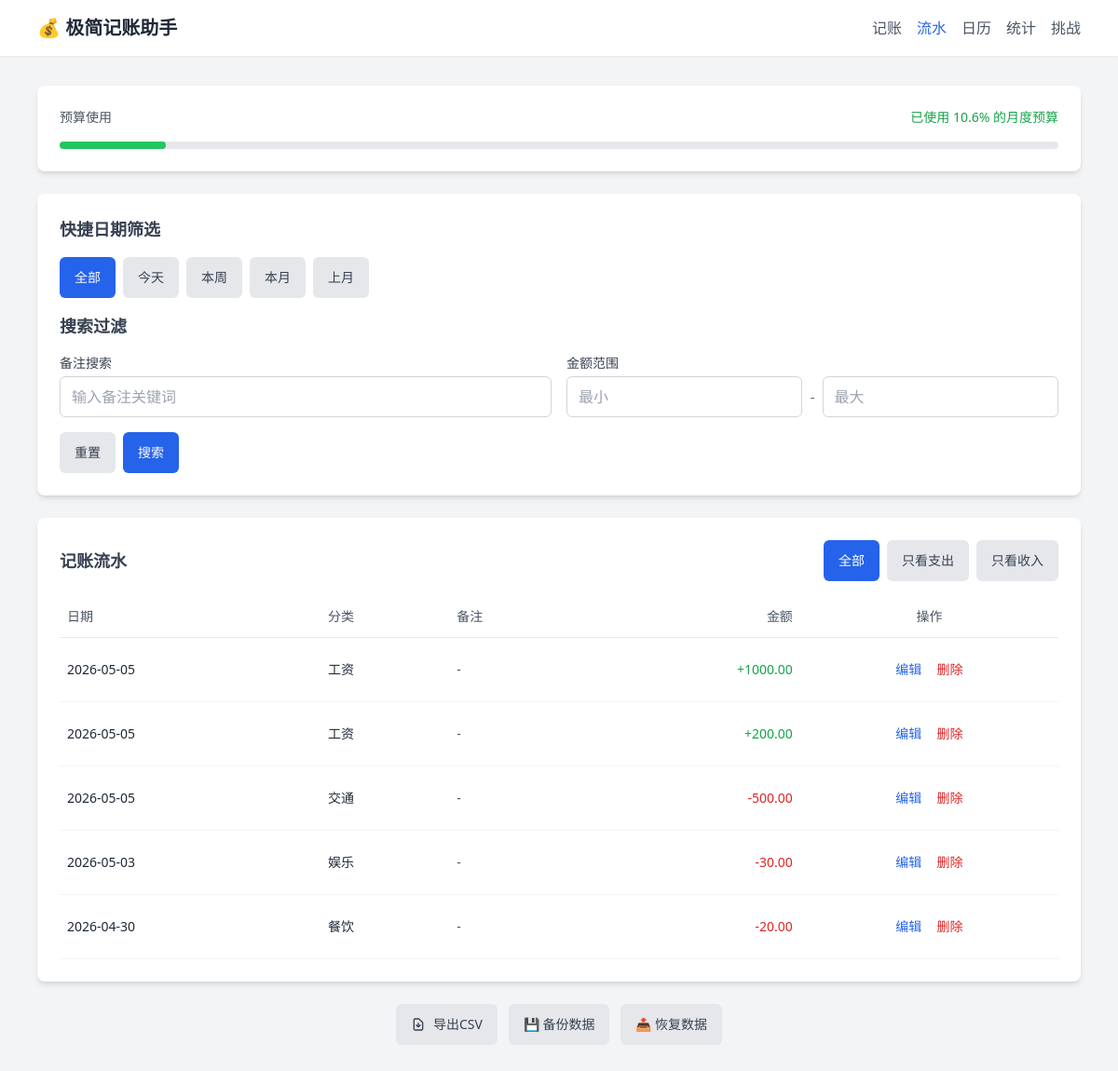
Page /records on the committed database.
### models.py (models this page shows, shortened)
class Record(db.Model):
    id = db.Column(db.Integer, primary_key=True)
    amount = db.Column(db.Float, nullable=False)
    type = db.Column(db.String(10), nullable=False)
    category = db.Column(db.String(20), nullable=False)
    note = db.Column(db.String(200), nullable=True)
    date = db.Column(db.Date, nullable=False)

### app.py (the view, shortened to what this page needs)
@app.route('/records')
def records():
    filter_type = request.args.get('filter', 'all')
    date_range = request.args.get('range', 'all')
    search = request.args.get('search', '').strip()
    min_amount = request.args.get('min', type=float)
    max_amount = request.args.get('max', type=float)
    specific_date = request.args.get('date', '')
    query = Record.query
    if filter_type == 'expense':
        query = query.filter_by(type='expense')
    elif filter_type == 'income':
        query = query.filter_by(type='income')
    today = date.today()
    if specific_date:
        query = query.filter(Record.date == datetime.strptime(specific_date, '%Y-%m-%d').date())
    else:
        if date_range == 'today':
            query = query.filter(Record.date == today)
        elif date_range == 'week':
            start_of_week = today - timedelta(days=today.weekday())
            query = query.filter(Record.date >= start_of_week)
        elif date_range == 'month':
            first_day = date(today.year, today.month, 1)
            query = query.filter(Record.date >= first_day)
    if search:
        query = query.filter(Record.note.ilike(f'%{search}%'))
    if min_amount is not None:
        query = query.filter(Record.amount >= min_amount)
    if max_amount is not None:
        query = query.filter(Record.amount <= max_amount)
    records_list = query.order_by(Record.date.desc(), Record.id.desc()).all()
    stats = get_month_stats()
    return render_template('records.html', records=records_list, filter_type=filter_type,
                           date_range=date_range, search=search, min_amount=min_amount,
                           max_amount=max_amount, stats=stats, specific_date=specific_date)

### app.py (called while the page is built)
def get_month_stats(for_date=None):
    if for_date is None:
        for_date = date.today()
    first_day_of_month = date(for_date.year, for_date.month, 1)
    month_records = Record.query.filter(Record.date >= first_day_of_month).all()
    total_income = sum(r.amount for r in month_records if r.type == 'income')
    total_expense = sum(r.amount for r in month_records if r.type == 'expense')
    balance = total_income - total_expense
    budget = get_budget()
    budget_percentage = (total_expense / budget * 100) if budget > 0 else 0
    return {
        'total_income': total_income,
        'total_expense': total_expense,
        'balance': balance,
        'budget': budget,
        'budget_percentage': budget_percentage
    }

### models.py (called while the page is built)
def get_budget():
    config = Config.query.filter_by(key='monthly_budget').first()
    return float(config.value) if config else 5000.0

### templates/records.html (shortened to what this page needs)
<!DOCTYPE html>
<html lang="zh-CN">
<head>
    <script src="https://cdn.tailwindcss.com"></script>
</head>
<body class="bg-gray-100 min-h-screen">
    <nav class="bg-white shadow-sm">
        <div class="max-w-6xl mx-auto px-4 py-4">
            <div class="flex justify-between items-center flex-wrap gap-2">
                <h1 class="text-xl font-bold text-gray-800">💰 极简记账助手</h1>
                <div class="flex flex-wrap gap-2 sm:gap-4">
                    <a href="/" class="text-gray-600 hover:text-gray-800">记账</a>
                    <a href="/records" class="text-blue-600 hover:text-blue-800 font-medium">流水</a>
                    <a href="/calendar" class="text-gray-600 hover:text-gray-800">日历</a>
                    <a href="/stats" class="text-gray-600 hover:text-gray-800">统计</a>
                    <a href="/challenges" class="text-gray-600 hover:text-gray-800">挑战</a>
                </div>
            </div>
        </div>
    </nav>
    <main class="max-w-6xl mx-auto px-4 py-8">
        <div class="bg-white rounded-lg shadow-md p-4 sm:p-6 mb-6">
            <div class="flex flex-col sm:flex-row sm:items-center sm:justify-between mb-4">
                <span class="text-sm text-gray-600">预算使用</span>
                <span class="text-sm font-medium {{ 'text-green-600' if stats.budget_percentage < 80 else ('text-orange-500' if stats.budget_percentage < 100 else 'text-red-600') }}">
                    已使用 {{ "%.1f"|format(stats.budget_percentage) }}% 的月度预算
                </span>
            </div>
            <div class="w-full bg-gray-200 rounded-full h-2">
                <div class="h-2 rounded-full transition-all {{ 'bg-green-500' if stats.budget_percentage < 80 else ('bg-orange-500' if stats.budget_percentage < 100 else 'bg-red-500') }}"
                    style="width: {{ stats.budget_percentage if stats.budget_percentage < 100 else 100 }}%"></div>
            </div>
        </div>
        <div class="bg-white rounded-lg shadow-md p-4 sm:p-6 mb-6">
            <h2 class="text-lg font-semibold text-gray-700 mb-4">快捷日期筛选</h2>
            <div class="flex flex-wrap gap-2 mb-4">
                <a href="/records?range=all&filter={{ filter_type }}"
                    class="px-4 py-2 rounded-md text-sm font-medium {{ 'bg-blue-600 text-white' if date_range == 'all' else 'bg-gray-200 text-gray-700 hover:bg-gray-300' }} min-h-[44px] flex items-center">
                    全部
                </a>
                <a href="/records?range=today&filter={{ filter_type }}"
                    class="px-4 py-2 rounded-md text-sm font-medium {{ 'bg-blue-600 text-white' if date_range == 'today' else 'bg-gray-200 text-gray-700 hover:bg-gray-300' }} min-h-[44px] flex items-center">
                    今天
                </a>
                <a href="/records?range=week&filter={{ filter_type }}"
                    class="px-4 py-2 rounded-md text-sm font-medium {{ 'bg-blue-600 text-white' if date_range == 'week' else 'bg-gray-200 text-gray-700 hover:bg-gray-300' }} min-h-[44px] flex items-center">
                    本周
                </a>
                <a href="/records?range=month&filter={{ filter_type }}"
                    class="px-4 py-2 rounded-md text-sm font-medium {{ 'bg-blue-600 text-white' if date_range == 'month' else 'bg-gray-200 text-gray-700 hover:bg-gray-300' }} min-h-[44px] flex items-center">
                    本月
                </a>
                <a href="/records?range=last_month&filter={{ filter_type }}"
                    class="px-4 py-2 rounded-md text-sm font-medium {{ 'bg-blue-600 text-white' if date_range == 'last_month' else 'bg-gray-200 text-gray-700 hover:bg-gray-300' }} min-h-[44px] flex items-center">
                    上月
                </a>
            </div>
            <h2 class="text-lg font-semibold text-gray-700 mb-4">搜索过滤</h2>
            <form action="/records" method="GET" class="space-y-4">
                <div class="grid grid-cols-1 sm:grid-cols-2 gap-4">
                    <div>
                        <label class="block text-sm font-medium text-gray-700 mb-1">备注搜索</label>
                        <input type="text" name="search" value="{{ search }}"
                            class="w-full px-3 py-2 border border-gray-300 rounded-md focus:outline-none focus:ring-2 focus:ring-blue-500 min-h-[44px]"
                            placeholder="输入备注关键词">
                    </div>
                    <div>
                        <label class="block text-sm font-medium text-gray-700 mb-1">金额范围</label>
                        <div class="flex items-center space-x-2">
                            <input type="number" name="min" value="{{ min_amount if min_amount else '' }}" step="0.01" min="0"
                                class="w-full px-3 py-2 border border-gray-300 rounded-md focus:outline-none focus:ring-2 focus:ring-blue-500 min-h-[44px]"
                                placeholder="最小">
                            <span class="text-gray-500">-</span>
                            <input type="number" name="max" value="{{ max_amount if max_amount else '' }}" step="0.01" min="0"
                                class="w-full px-3 py-2 border border-gray-300 rounded-md focus:outline-none focus:ring-2 focus:ring-blue-500 min-h-[44px]"
                                placeholder="最大">
                        </div>
                    </div>
                </div>
                <div class="flex flex-wrap gap-2">
                    <a href="/records"
                        class="px-4 py-2 bg-gray-200 text-gray-700 rounded-md hover:bg-gray-300 transition-colors text-sm min-h-[44px] flex items-center">
                        重置
                    </a>
                    <button type="submit"
                        class="px-4 py-2 bg-blue-600 text-white rounded-md hover:bg-blue-700 transition-colors text-sm min-h-[44px] flex items-center">
                        搜索
                    </button>
                </div>
            </form>
        </div>
        <div class="bg-white rounded-lg shadow-md p-4 sm:p-6">
            <div class="flex flex-col sm:flex-row justify-between items-start sm:items-center mb-4 gap-4">
                <h2 class="text-lg font-semibold text-gray-700">记账流水</h2>
                <div class="flex flex-wrap space-x-2">
                    <a href="/records?range={{ date_range }}&filter=all{% if search %}&search={{ search }}{% endif %}{% if min_amount %}&min={{ min_amount }}{% endif %}{% if max_amount %}&max={{ max_amount }}{% endif %}"
                        class="px-4 py-2 rounded-md text-sm font-medium {{ 'bg-blue-600 text-white' if filter_type == 'all' else 'bg-gray-200 text-gray-700 hover:bg-gray-300' }} min-h-[44px] flex items-center">
                        全部
                    </a>
                    <a href="/records?range={{ date_range }}&filter=expense{% if search %}&search={{ search }}{% endif %}{% if min_amount %}&min={{ min_amount }}{% endif %}{% if max_amount %}&max={{ max_amount }}{% endif %}"
                        class="px-4 py-2 rounded-md text-sm font-medium {{ 'bg-red-600 text-white' if filter_type == 'expense' else 'bg-gray-200 text-gray-700 hover:bg-gray-300' }} min-h-[44px] flex items-center">
                        只看支出
                    </a>
                    <a href="/records?range={{ date_range }}&filter=income{% if search %}&search={{ search }}{% endif %}{% if min_amount %}&min={{ min_amount }}{% endif %}{% if max_amount %}&max={{ max_amount }}{% endif %}"
                        class="px-4 py-2 rounded-md text-sm font-medium {{ 'bg-green-600 text-white' if filter_type == 'income' else 'bg-gray-200 text-gray-700 hover:bg-gray-300' }} min-h-[44px] flex items-center">
                        只看收入
                    </a>
                </div>
            </div>
            {% if records %}
            <div class="hidden sm:block overflow-x-auto">
                <table class="w-full">
                    <thead>
                        <tr class="border-b border-gray-200">
                            <th class="text-left py-3 px-2 text-sm font-medium text-gray-600">日期</th>
                            <th class="text-left py-3 px-2 text-sm font-medium text-gray-600">分类</th>
                            <th class="text-left py-3 px-2 text-sm font-medium text-gray-600">备注</th>
                            <th class="text-right py-3 px-2 text-sm font-medium text-gray-600">金额</th>
                            <th class="text-center py-3 px-2 text-sm font-medium text-gray-600">操作</th>
                        </tr>
                    </thead>
                    <tbody>
                        {% for record in records %}
                        <tr class="border-b border-gray-100 hover:bg-gray-50">
                            <td class="py-3 px-2 text-sm text-gray-800">{{ record.date.strftime('%Y-%m-%d') }}</td>
                            <td class="py-3 px-2 text-sm text-gray-800">{{ record.category }}</td>
                            <td class="py-3 px-2 text-sm text-gray-600">{{ record.note or '-' }}</td>
                            <td class="py-3 px-2 text-sm text-right font-medium {{ 'text-red-600' if record.type == 'expense' else 'text-green-600' }}">
                                {{ '-' if record.type == 'expense' else '+' }}{{ "%.2f"|format(record.amount) }}
                            </td>
                            <td class="py-3 px-2 text-center">
                                <a href="/edit_record/{{ record.id }}"
                                    class="text-blue-600 hover:text-blue-800 text-sm mr-3 min-h-[44px] inline-flex items-center">编辑</a>
                                <form action="/delete_record/{{ record.id }}" method="POST" class="inline"
                                    onsubmit="return confirm('确定删除这条记录吗？');">
                                    <button type="submit"
                                        class="text-red-600 hover:text-red-800 text-sm min-h-[44px] inline-flex items-center">删除</button>
                                </form>
                            </td>
                        </tr>
                        {% endfor %}
                    </tbody>
                </table>
            </div>
            {% else %}
            <div class="text-center py-8 text-gray-500">
                <p class="text-lg mb-2">暂无记录</p>
                <a href="/" class="text-blue-600 hover:text-blue-800">去记一笔</a>
            </div>
            {% endif %}
        </div>
        <div class="mt-6 text-center flex flex-wrap justify-center gap-3">
            <a href="/export_csv"
                class="inline-flex items-center px-4 py-2 bg-gray-200 text-gray-700 rounded-md hover:bg-gray-300 transition-colors text-sm min-h-[44px]">
                <svg class="w-4 h-4 mr-2" fill="none" stroke="currentColor" viewBox="0 0 24 24">
                    <path stroke-linecap="round" stroke-linejoin="round" stroke-width="2" d="M12 10v6m0 0l-3-3m3 3l3-3m2 8H7a2 2 0 01-2-2V5a2 2 0 012-2h5.586a1 1 0 01.707.293l5.414 5.414a1 1 0 01.293.707V19a2 2 0 01-2 2z"></path>
                </svg>
                导出CSV
            </a>
            <a href="/backup"
                class="inline-flex items-center px-4 py-2 bg-gray-200 text-gray-700 rounded-md hover:bg-gray-300 transition-colors text-sm min-h-[44px]">
                💾 备份数据
            </a>
            <a href="/restore"
                class="inline-flex items-center px-4 py-2 bg-gray-200 text-gray-700 rounded-md hover:bg-gray-300 transition-colors text-sm min-h-[44px]">
                📤 恢复数据
            </a>
        </div>
    </main>
</body>
</html>

### rows in the picture
Record: date "2026-05-05", category "工资", note "-", type "+", amount "1000.00"
Record: date "2026-05-05", category "工资", note "-", type "+", amount "200.00"
Record: date "2026-05-05", category "交通", note "-", type "-", amount "500.00"
Record: date "2026-05-03", category "娱乐", note "-", type "-", amount "30.00"
Record: date "2026-04-30", category "餐饮", note "-", type "-", amount "20.00"

### other values in the picture
{{ "%.1f"|format(stats.budget_percentage) }} "10.6"
